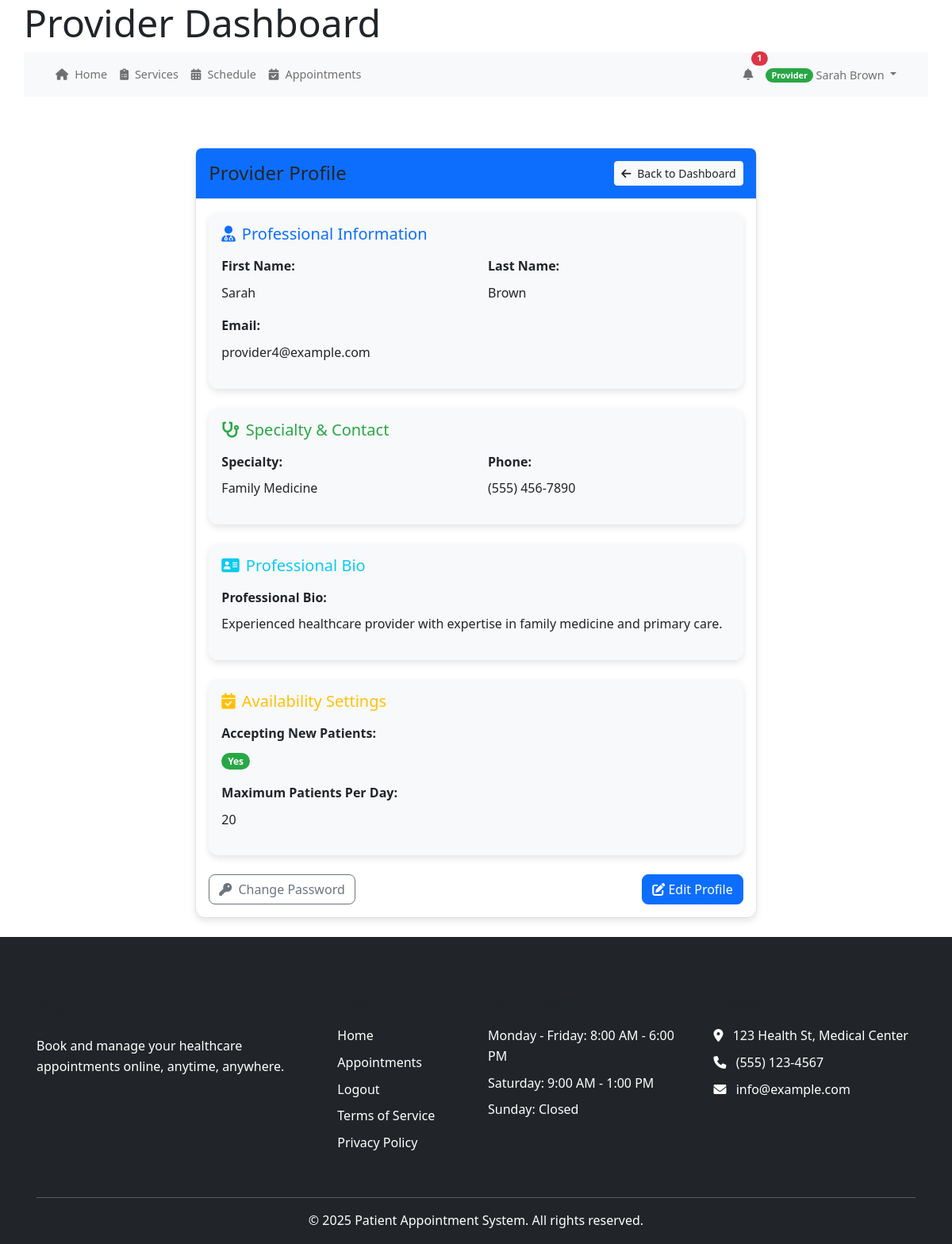
/index.php/provider/viewProfile (signed in), run on the app's committed database.
### tables this page shows
CREATE TABLE IF NOT EXISTS `provider_profiles` (
  `profile_id` int(11) NOT NULL AUTO_INCREMENT,
  `provider_id` int(11) NOT NULL,
  `specialization` varchar(100) DEFAULT NULL,
  `title` varchar(50) DEFAULT NULL,
  `bio` text DEFAULT NULL,
  `accepting_new_patients` tinyint(1) DEFAULT 1,
  `max_patients_per_day` int(11) DEFAULT 20,
  `profile_image` varchar(255) DEFAULT NULL,
  `created_at` timestamp NOT NULL DEFAULT current_timestamp(),
  `updated_at` timestamp NOT NULL DEFAULT current_timestamp(),
  PRIMARY KEY (`profile_id`),
  KEY `provider_id` (`provider_id`)
);

CREATE TABLE IF NOT EXISTS `users` (
  `user_id` int(11) NOT NULL AUTO_INCREMENT,
  `email` varchar(255) NOT NULL,
  `password_hash` varchar(255) NOT NULL,
  `first_name` varchar(100) NOT NULL,
  `last_name` varchar(100) NOT NULL,
  `phone` varchar(20) DEFAULT NULL,
  `role` enum('patient','provider','admin','staff') NOT NULL,
  `is_active` tinyint(1) DEFAULT 1,
  `is_verified` tinyint(1) DEFAULT 0,
  `email_verified_at` datetime DEFAULT NULL,
  `created_at` datetime DEFAULT current_timestamp(),
  `last_login` datetime DEFAULT NULL,
  `verification_token` varchar(64) DEFAULT NULL,
  `reset_token` varchar(64) DEFAULT NULL,
  `reset_token_expires` datetime DEFAULT NULL,
  `token_expires` datetime DEFAULT NULL,
  `password_change_required` tinyint(1) DEFAULT 0,
  PRIMARY KEY (`user_id`)
);

### controllers/provider_controller.php (called while the page is built, shortened)
<?php
require_once __DIR__ . '/../helpers/system_notifications.php';
require_once MODEL_PATH . '/Provider.php';
class ProviderController {
    protected $providerModel;
    public function __construct() {
        $this->db = get_db();
        $this->providerModel = new Provider($this->db);
    }
    public function viewProfile() {
    $provider_id = $_SESSION['user_id'];
    $provider = $this->providerModel->getProviderById($provider_id);
    include VIEW_PATH . '/provider/view_profile.php';
}
}
?>

### core/helpers.php (called while the page is built, shortened)
<?php
function base_url($path = '') {
    $protocol = isset($_SERVER['HTTPS']) && $_SERVER['HTTPS'] !== 'off' ? 'https' : 'http';
    $host = $_SERVER['HTTP_HOST'] ?? 'localhost';
    $script_name = $_SERVER['SCRIPT_NAME'];
    $base_dir = dirname($script_name);
    $base_url = "{$protocol}://{$host}{$base_dir}";
    $base_url = rtrim($base_url, '/');
    $path = ltrim($path, '/');
    return $path ? "{$base_url}/{$path}" : $base_url;
}

### public_html/bootstrap.php (called while the page is built, shortened)
<?php
require_once APP_ROOT . '/core/helpers.php';
require_once CORE_PATH . '/helpers.php';
function get_db() {
    static $db = null;
    if ($db === null) {
        if (defined('DB_HOST') && defined('DB_USER') && defined('DB_PASS') && defined('DB_NAME')) {
            $db = new mysqli(DB_HOST, DB_USER, DB_PASS, DB_NAME);
            $db->set_charset('utf8mb4');
        } else {
            throw new Exception("Database constants not defined");
        }
    }
    return $db;
}
return true;

### models/Provider.php (called while the page is built, shortened)
<?php
class Provider {
    private $db;
    public function __construct($db) {
        $this->db = $db;
    }
    public function getProviderById($provider_id) {
        try {
            $sql = "SELECT
                    pp.*,
                    u.email,
                    u.first_name,
                    u.last_name,
                    u.phone,
                    u.is_active
                FROM provider_profiles pp
                JOIN users u ON pp.provider_id = u.user_id
                WHERE pp.provider_id = ?";
            $stmt = $this->db->prepare($sql);
            $stmt->bind_param('i', $provider_id);
            $stmt->execute();
            $result = $stmt->get_result();
            if ($result->num_rows > 0) {
                return $result->fetch_assoc();
            }
            return false;
        } catch (Exception $e) {
            error_log("Error fetching provider data: " . $e->getMessage());
            return false;
        }
    }
}
?>

### views/provider/view_profile.php (the view, shortened to what this page needs)
<?php include VIEW_PATH . '/partials/header.php'; ?>
<div class="container mt-4">
    <div class="row">
        <div class="col-md-8 mx-auto">
            <div class="card shadow-sm mb-4">
                <div class="card-header bg-primary text-white d-flex justify-content-between align-items-center">
                    <h4 class="mb-0">Provider Profile</h4>
                    <a href="<?= base_url('index.php/provider/index') ?>" class="btn btn-light btn-sm">
                        <i class="fas fa-arrow-left me-1"></i> Back to Dashboard
                    </a>
                </div>
                <div class="card-body">
                    <div class="card mb-4 border-0 bg-light">
                        <div class="card-body">
                            <h5 class="card-title text-primary mb-3">
                                <i class="fas fa-user-md me-2"></i>Professional Information
                            </h5>
                            <div class="row">
                                <div class="col-md-6 mb-3">
                                    <label class="form-label fw-bold">First Name:</label>
                                    <div><?= htmlspecialchars($provider['first_name'] ?? '') ?></div>
                                </div>
                                <div class="col-md-6 mb-3">
                                    <label class="form-label fw-bold">Last Name:</label>
                                    <div><?= htmlspecialchars($provider['last_name'] ?? '') ?></div>
                                </div>
                            </div>
                            <div class="mb-3">
                                <label class="form-label fw-bold">Email:</label>
                                <div><?= htmlspecialchars($provider['email'] ?? '') ?></div>
                            </div>
                        </div>
                    </div>
                    <div class="card mb-4 border-0 bg-light">
                        <div class="card-body">
                            <h5 class="card-title text-success mb-3">
                                <i class="fas fa-stethoscope me-2"></i>Specialty & Contact
                            </h5>
                            <div class="row">
                                <div class="col-md-6 mb-3">
                                    <label class="form-label fw-bold">Specialty:</label>
                                    <div><?= htmlspecialchars($provider['specialty'] ?? $provider['specialization'] ?? '') ?></div>
                                </div>
                                <div class="col-md-6 mb-3">
                                    <label class="form-label fw-bold">Phone:</label>
                                    <div><?= htmlspecialchars($provider['phone'] ?? '') ?></div>
                                </div>
                            </div>
                        </div>
                    </div>
                    <div class="card mb-4 border-0 bg-light">
                        <div class="card-body">
                            <h5 class="card-title text-info mb-3">
                                <i class="fas fa-address-card me-2"></i>Professional Bio
                            </h5>
                            <div class="mb-3">
                                <label class="form-label fw-bold">Professional Bio:</label>
                                <div><?= nl2br(htmlspecialchars($provider['bio'] ?? '')) ?></div>
                            </div>
                        </div>
                    </div>
                    <div class="card mb-4 border-0 bg-light">
                        <div class="card-body">
                            <h5 class="card-title text-warning mb-3">
                                <i class="fas fa-calendar-check me-2"></i>Availability Settings
                            </h5>
                            <div class="mb-3">
                                <label class="form-label fw-bold">Accepting New Patients:</label>
                                <div>
                                    <?= (isset($provider['accepting_new_patients']) && $provider['accepting_new_patients']) ? '<span class="badge bg-success">Yes</span>' : '<span class="badge bg-secondary">No</span>' ?>
                                </div>
                            </div>
                            <div class="mb-3">
                                <label class="form-label fw-bold">Maximum Patients Per Day:</label>
                                <div><?= htmlspecialchars($provider['max_patients_per_day'] ?? '10') ?></div>
                            </div>
                        </div>
                    </div>
                    <div class="d-flex justify-content-between">
                        <a href="<?= base_url('index.php/auth/change_password') ?>" class="btn btn-outline-secondary">
                            <i class="fas fa-key me-1"></i> Change Password
                        </a>
                        <a href="<?= base_url('index.php/provider/profile') ?>" class="btn btn-primary">
                            <i class="fas fa-edit"></i> Edit Profile
                        </a>
                    </div>
                </div>
            </div>
        </div>
    </div>
</div>
<?php include VIEW_PATH . '/partials/footer.php'; ?>

### views/partials/header.php (style rules this page uses)
body { padding-top: 20px; padding-bottom: 20px; font-family: 'Segoe UI', Tahoma, Geneva, Verdana, sans-serif; }
.card { margin-bottom: 20px; border-radius: 12px; box-shadow: 0 4px 8px rgba(0,0,0,0.1) !important; transition: none !important; }

### views/partials/footer.php (style rules this page uses)
html, body { height: 100%; margin: 0; padding: 0; }
body { display: flex; flex-direction: column; min-height: 100vh; }
.container { flex: 1 0 auto; }

### data on the page
provider_profiles: provider.first_name "Sarah", provider.last_name "Brown", provider.email "provider4@example.com", specialization "Family Medicine", provider.phone "(555) 456-7890", bio "Experienced healthcare provider with expertise in family medicine and primary care.", max_patients_per_day "20"

### other printed values
$unreadCount "1"
$userRole "Provider"
$userName "Sarah Brown"
